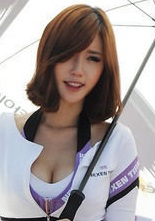
#> input picture python/image.jpg, 155 x 221 px
$ python 0000.py
#> lines starting #> are read from the running program, lines starting #| are printed output that depends on the picture
'''
第 0000 题： 将你的 QQ 头像（或者微博头像）右上角加上红色的数字，类似于微信未读信息数量那种提示效果。 类似于图中效果
'''

from PIL import Image, ImageDraw, ImageFont

def add_num(img,num):
    draw = ImageDraw.Draw(img)
    myfont = ImageFont.truetype('C:/windows/fonts/Arial.ttf', size=40)
    fillcolor = "#ff0000"
    width, height = img.size
    draw.text((width-40-10, height-40-10), str(num), font=myfont, fill=fillcolor) # -10 为了不紧贴边
    img.save('result.jpg','jpeg')
    return 0
if __name__ == '__main__':
    image = Image.open('image.jpg')
#> image is the input picture: PIL image 155x221 RGB; mean R, G, B 164.5, 156.2, 156.1
    add_num(image,82)
#> in add_num, `img.save('result.jpg','jpeg')`:
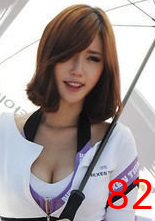
#> saved as result.jpg: PIL image 155x221 RGB; mean R, G, B 165.8, 153.9, 153.6
